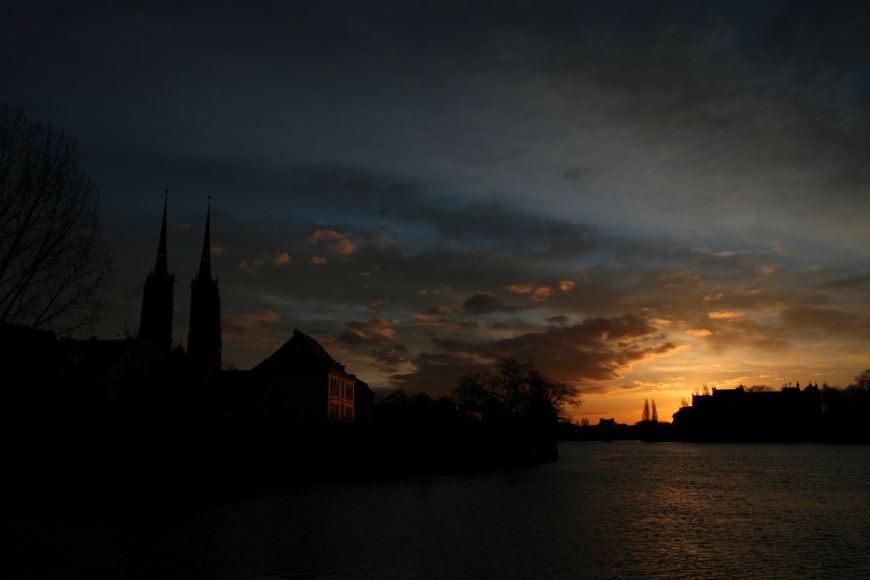
#> input picture asn3/images/ostrow_tumski1.jpg, 870 x 580 px
$ jupyter execute --allow-errors Hdr.ipynb   (shell and % lines are left out)   (older library calls are emulated)
#> lines starting #> are read from the running program, lines starting #| are printed output that depends on the picture
[cell 1]
import numpy as np
import numpy.linalg as la
import matplotlib
import matplotlib.image as image
import matplotlib.pyplot as plt

from skimage import data, img_as_float, exposure
from skimage.color import rgb2grey
from skimage.feature import corner_harris, corner_peaks, plot_matches, BRIEF, match_descriptors
from skimage.transform import ProjectiveTransform, AffineTransform, warp
from skimage.measure import ransac

[cell 2]
class LeastSquareLine:

    def __init__(self):
        self.a = 0.0
        self.b = 0.0

    # [14 lines left out: function estimate, not called in this run]

    def predict(self, x): return (self.a * x) + self.b

    def predict_y(self, x): return (self.a * x) + self.b

    def residuals(self, points2D):
        return points2D[:,1] - self.predict(points2D[:,0])

    def line_par(self):
        return self.a, self.b

[cell 3]
im1 = img_as_float(image.imread("images/ostrow_tumski1.jpg"))
im2 = img_as_float(image.imread("images/ostrow_tumski2.jpg"))
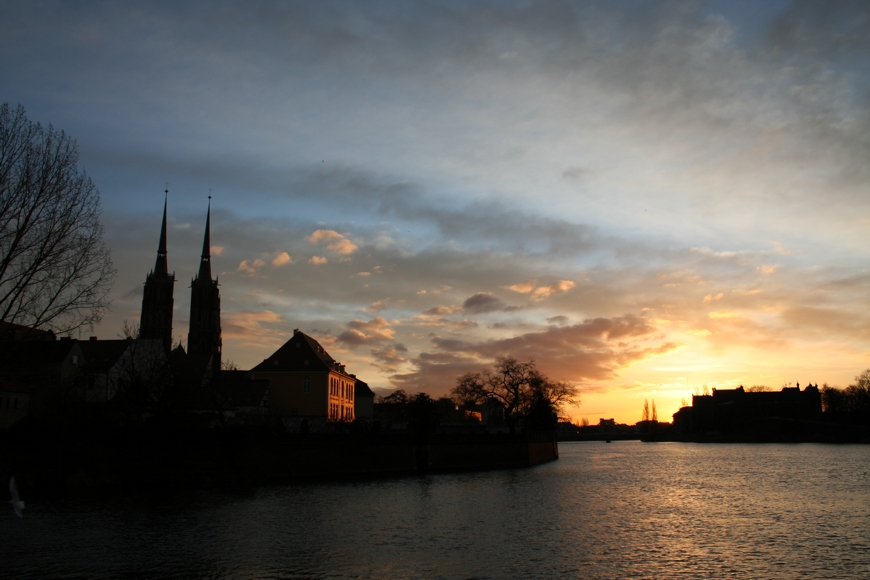
#> input picture asn3/images/ostrow_tumski2.jpg, 870 x 580 px
im3 = img_as_float(image.imread("images/ostrow_tumski3.jpg"))
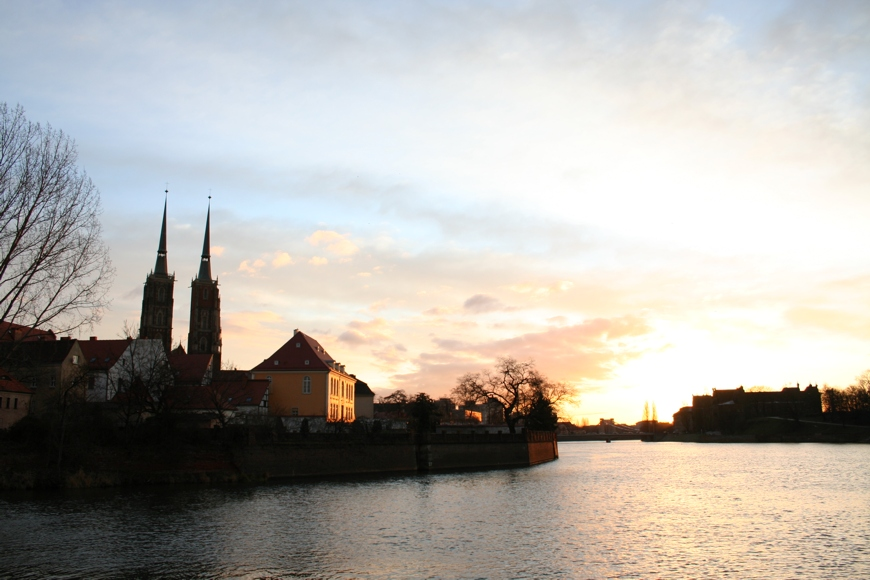
#> input picture asn3/images/ostrow_tumski3.jpg, 870 x 580 px
im_orig = image.imread("images/ostrow_tumski.jpg")
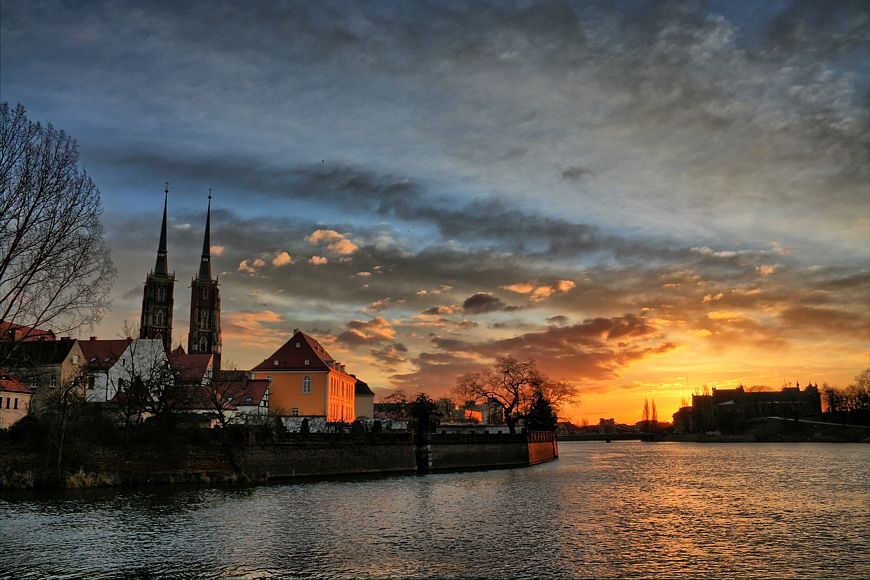
#> input picture asn3/images/ostrow_tumski.jpg, 870 x 580 px
#> im_orig is the input picture: shape (580, 870, 3); mean R, G, B 98.4, 91.1, 82.7

# Show results of simple averaging
fig = plt.figure(1,figsize=(12,8))

ax1 = plt.subplot(221)
plt.imshow(im1)
plt.title("Underexposed -2 EV")

ax2 = plt.subplot(222)
plt.imshow(im2)
plt.title("0 EV")

ax3 = plt.subplot(223)
plt.imshow(im3)
plt.title("Overexposed +2 EV")

# Float-valued averaging of all three images
im4 = im1*0.33 + im2*0.33 + im3*0.33
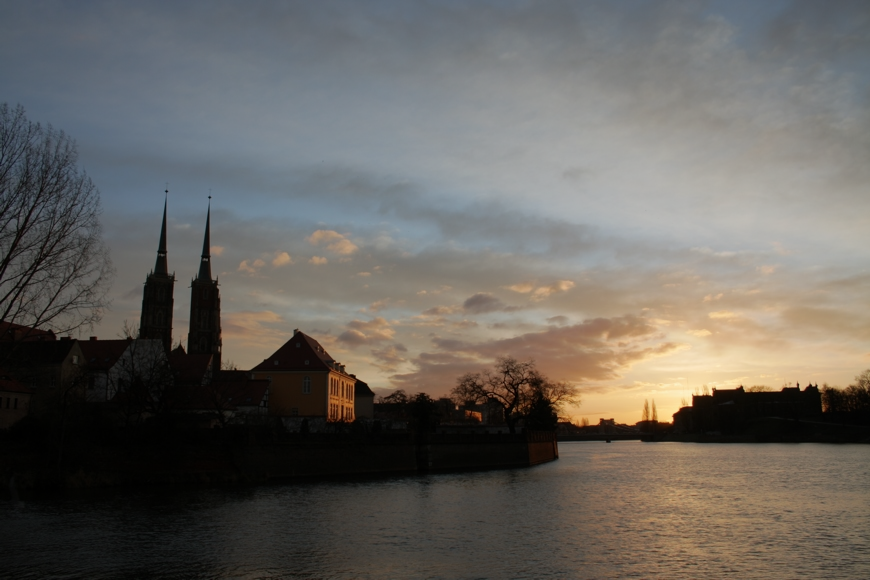
#> im4: shape (580, 870, 3) float64; mean R, G, B 0.407, 0.394, 0.374
ax4 = plt.subplot(224)
plt.imshow(im4)
plt.title("Averaged image of 3 exposures")

plt.show()

[cell 4]
# Applying histogram equalization
im_adpteq = exposure.equalize_adapthist(im4)
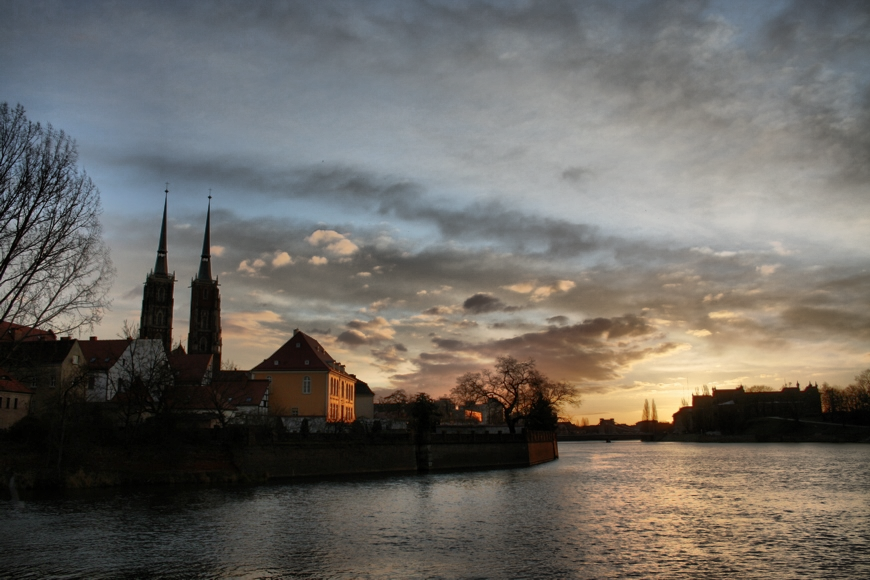
#> im_adpteq: shape (580, 870, 3) float64; mean R, G, B 0.424, 0.411, 0.39
fig = plt.figure(2,figsize=(12,8))
plt.subplot(111)
plt.imshow(im_adpteq)
plt.title("Contrast-stretched image")

plt.figure(3,figsize=(12,8))
plt.subplot(111)
plt.title("Averaged image of 3 exposures")
plt.imshow(im4)

plt.show()

Comparing, the contrast-stretched image to the averaged image, you can clearly see additional detail along the closer shoreline and the sky. However, compared to professional grade HDR, there is a significant difference not only in the visibility and color of the closer shoreline, but also of the farther shoreline (which is now easily visible) as well as in the contrast in the sky

[cell 5]
plt.figure(4, figsize=(12,8))
plt.subplot(111)
plt.imshow(im_orig)
plt.title("EasyHdr, photo by Ostrow Tumski")
plt.show()

[cell 6]
# [4 lines left out: function keypointExtraction, not called in this run]

[cell 7]
# Returns an image of B that is warped to A using both Affine and Projective transforms
# [49 lines left out: function ransacPoints, not called in this run]

[cell 8]
arno1 = rgb2grey(img_as_float(image.imread("images/arno1.jpg")))
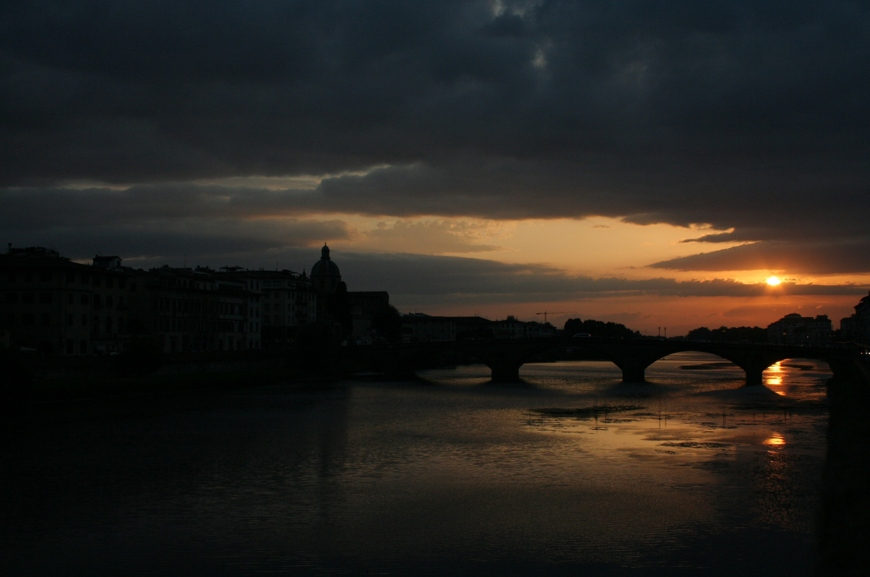
#> input picture asn3/images/arno1.jpg, 870 x 577 px
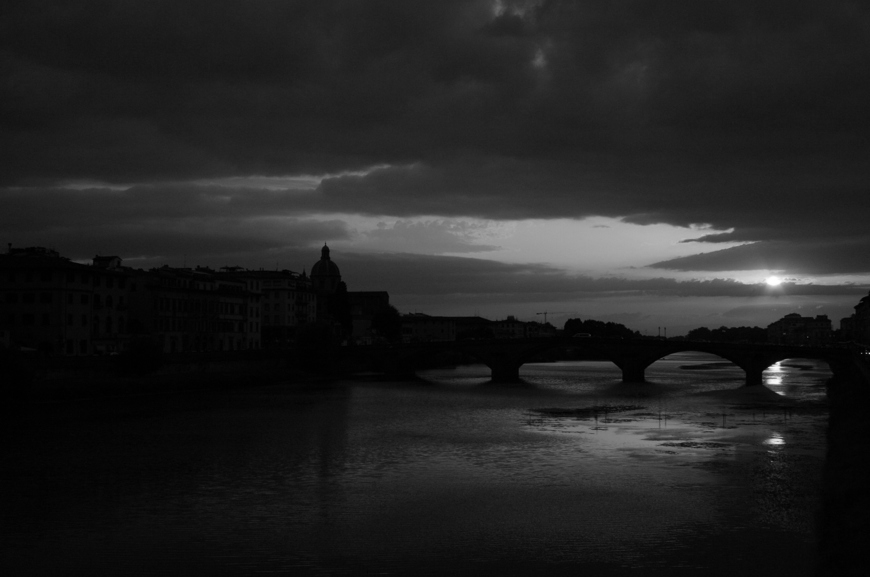
#> arno1: shape (577, 870) float64; min 0, max 1, mean 0.137
arno2 = rgb2grey(img_as_float(image.imread("images/arno2.jpg")))
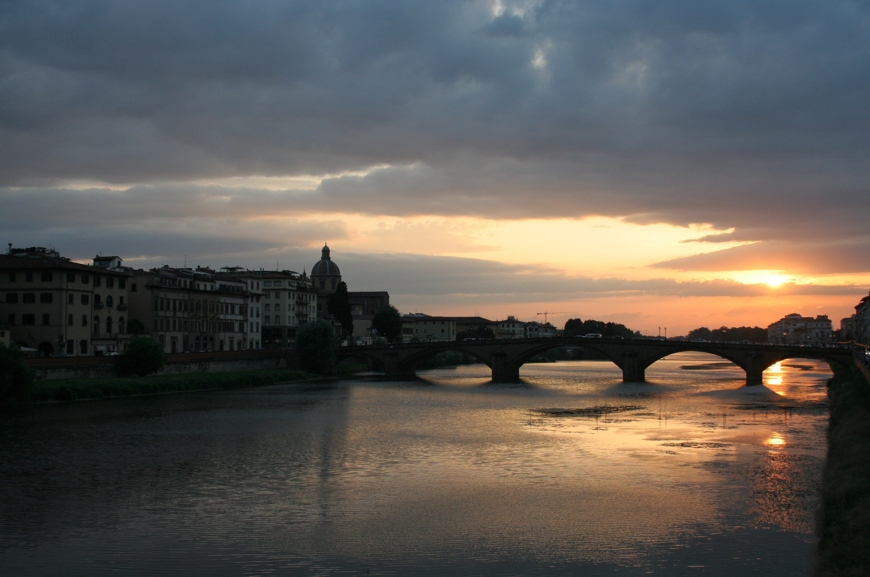
#> input picture asn3/images/arno2.jpg, 870 x 577 px
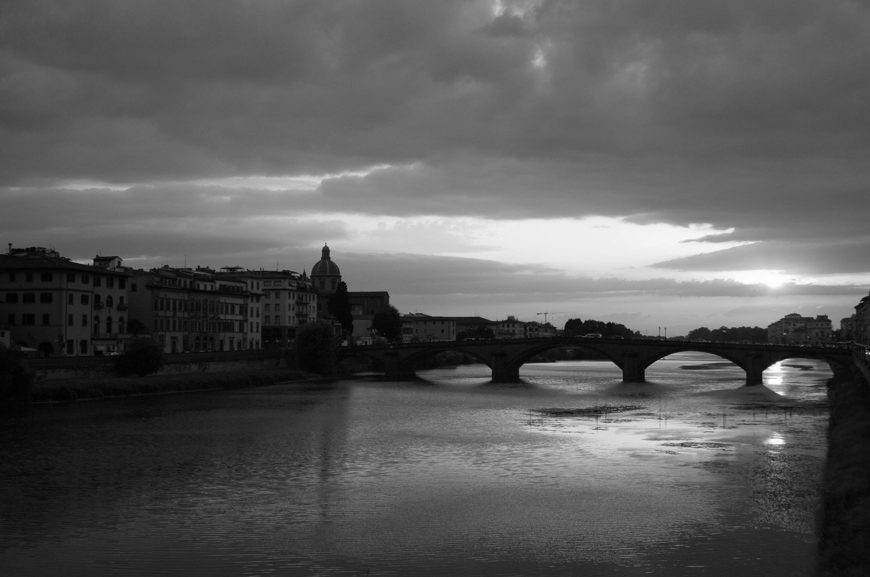
#> arno2: shape (577, 870) float64; min 0.00281, max 1, mean 0.354
#> (the rest of this cell did not finish here and is left out)
